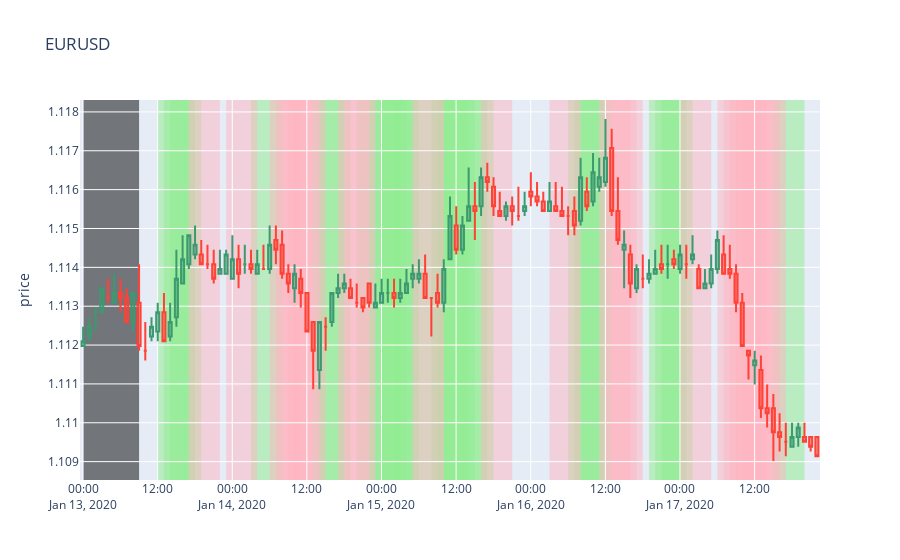

The cell this chart's notebook holds for it:
### Code cell
# visualise the results
#  overlay candlesticks with slope predictions

# candlesticks
fig = go.Figure(data=[go.Candlestick(
    x=df.loc[start_date : end_date].index.strftime("%Y-%m-%d %H:%m"),    
    open=df['open'].loc[start_date : end_date], 
    high=df['high'].loc[start_date : end_date], 
    low=df['low'].loc[start_date : end_date], 
    close=df['close'].loc[start_date : end_date],
)])

# find the rows ion df that correspond to positive or negative slopes
positive_indices = np.where(df['prediction'] == 'positive')
negative_indices = np.where(df['prediction'] == 'negative')
noprediction_indices = np.where(df['prediction'].iloc[:window_size])

# add vertical rectangles for positive slopes
for i in positive_indices[0]:
    fig.add_vrect(
        x0=df.iloc[i,0].strftime("%Y-%m-%d %H:%m"), x1=df.iloc[i-5,0].strftime("%Y-%m-%d %H:%m"),
        fillcolor="Lightgreen", opacity=0.5,
        layer="below", line_width=0,
    )

# add vertical rectangles for negative slopes
for i in negative_indices[0]:
    fig.add_vrect(
        x0=df.iloc[i,0].strftime("%Y-%m-%d %H:%m"), x1=df.iloc[i-5,0].strftime("%Y-%m-%d %H:%m"),
        fillcolor="Lightpink", opacity=0.5,
        layer="below", line_width=0,
    )
    
# add vertical rectangles for no prediction data points
for i in noprediction_indices[0]:
    fig.add_vrect(
        x0=df.iloc[i,0].strftime("%Y-%m-%d %H:%m"), x1=df.iloc[i-9,0].strftime("%Y-%m-%d %H:%m"),
        fillcolor="black", opacity=0.5,
        layer="below", line_width=0,
    )

# annotate and configure the plot
fig.update_layout(
    title='EURUSD',
    yaxis_title='price',
    xaxis_rangeslider_visible=False,
    autosize=True,
)

fig.show()

### Figure 1 — Plotly figure (JSON) as saved in the notebook; plotly's stock layout.template omitted (floating-point values rounded to 4 significant figures)
{"data": [{"close": [1.112, 1.112, 1.113, 1.113, 1.113, 1.113, 1.113, 1.113, 1.113, 1.112, 1.112, 1.112, 1.113, 1.112, 1.113, 1.114, 1.114, 1.115, 1.115, 1.114, 1.114, 1.114, 1.114, 1.114, 1.114, 1.114, 1.114, 1.114, 1.114, 1.114, 1.115, 1.114, 1.114, 1.114, 1.114, 1.113, 1.112, 1.112, 1.113, 1.112, 1.113, 1.113, 1.114, 1.113, 1.113, 1.113, 1.113, 1.113, 1.113, 1.113, 1.113, 1.113, 1.114, 1.114, 1.114, 1.113, 1.113, 1.113, 1.114, 1.115, 1.114, 1.115, 1.116, 1.115, 1.116, 1.116, 1.116, 1.115, 1.116, 1.115, 1.115, 1.116, 1.116, 1.116, 1.115, 1.116, 1.115, 1.115, 1.115, 1.115, 1.116, 1.116, 1.116, 1.116, 1.117, 1.115, 1.115, 1.115, 1.114, 1.114, 1.114, 1.114, 1.114, 1.114, 1.114, 1.114, 1.114, 1.114, 1.114, 1.113, 1.114, 1.114, 1.115, 1.114, 1.114, 1.113, 1.112, 1.112, 1.112, 1.11, 1.11, 1.11, 1.11, 1.11, 1.11, 1.11, 1.11, 1.109, 1.109], "high": [1.112, 1.113, 1.113, 1.113, 1.114, 1.114, 1.114, 1.113, 1.113, 1.114, 1.113, 1.113, 1.113, 1.113, 1.113, 1.114, 1.115, 1.115, 1.115, 1.115, 1.115, 1.114, 1.114, 1.114, 1.115, 1.115, 1.115, 1.114, 1.114, 1.115, 1.115, 1.115, 1.115, 1.114, 1.114, 1.114, 1.113, 1.113, 1.113, 1.113, 1.113, 1.114, 1.114, 1.114, 1.114, 1.113, 1.114, 1.114, 1.114, 1.114, 1.114, 1.114, 1.114, 1.114, 1.114, 1.114, 1.113, 1.114, 1.114, 1.116, 1.116, 1.115, 1.117, 1.116, 1.117, 1.117, 1.116, 1.116, 1.116, 1.116, 1.116, 1.116, 1.116, 1.116, 1.116, 1.116, 1.116, 1.116, 1.116, 1.116, 1.117, 1.116, 1.117, 1.117, 1.118, 1.118, 1.116, 1.115, 1.115, 1.114, 1.114, 1.114, 1.114, 1.115, 1.115, 1.114, 1.115, 1.115, 1.115, 1.114, 1.114, 1.114, 1.115, 1.115, 1.115, 1.114, 1.113, 1.112, 1.112, 1.112, 1.111, 1.111, 1.11, 1.11, 1.11, 1.11, 1.11, 1.11, 1.11], "low": [1.112, 1.112, 1.112, 1.113, 1.113, 1.113, 1.113, 1.113, 1.112, 1.112, 1.112, 1.112, 1.112, 1.112, 1.112, 1.112, 1.114, 1.114, 1.114, 1.114, 1.114, 1.114, 1.114, 1.114, 1.114, 1.113, 1.114, 1.114, 1.114, 1.114, 1.114, 1.114, 1.114, 1.113, 1.113, 1.113, 1.112, 1.111, 1.111, 1.112, 1.112, 1.113, 1.113, 1.113, 1.113, 1.113, 1.113, 1.113, 1.113, 1.113, 1.113, 1.113, 1.113, 1.113, 1.114, 1.113, 1.112, 1.113, 1.113, 1.114, 1.114, 1.114, 1.115, 1.115, 1.115, 1.116, 1.115, 1.115, 1.115, 1.115, 1.115, 1.115, 1.116, 1.116, 1.115, 1.115, 1.115, 1.115, 1.115, 1.115, 1.115, 1.115, 1.116, 1.116, 1.116, 1.115, 1.115, 1.113, 1.113, 1.113, 1.113, 1.114, 1.114, 1.114, 1.114, 1.114, 1.114, 1.114, 1.114, 1.113, 1.113, 1.113, 1.114, 1.114, 1.114, 1.113, 1.112, 1.111, 1.111, 1.11, 1.11, 1.109, 1.109, 1.109, 1.109, 1.109, 1.11, 1.109, 1.109], "open": [1.112, 1.112, 1.113, 1.113, 1.113, 1.113, 1.113, 1.113, 1.113, 1.113, 1.112, 1.112, 1.112, 1.113, 1.112, 1.113, 1.114, 1.114, 1.114, 1.114, 1.114, 1.114, 1.114, 1.114, 1.114, 1.114, 1.114, 1.114, 1.114, 1.114, 1.114, 1.115, 1.115, 1.114, 1.113, 1.114, 1.113, 1.113, 1.111, 1.112, 1.113, 1.113, 1.113, 1.113, 1.113, 1.113, 1.114, 1.113, 1.113, 1.113, 1.113, 1.113, 1.113, 1.114, 1.114, 1.114, 1.113, 1.113, 1.113, 1.114, 1.115, 1.114, 1.115, 1.116, 1.116, 1.116, 1.116, 1.115, 1.115, 1.116, 1.115, 1.115, 1.116, 1.116, 1.116, 1.115, 1.116, 1.115, 1.115, 1.115, 1.115, 1.116, 1.116, 1.116, 1.116, 1.117, 1.115, 1.114, 1.114, 1.113, 1.114, 1.114, 1.114, 1.114, 1.114, 1.114, 1.114, 1.114, 1.114, 1.114, 1.113, 1.114, 1.114, 1.114, 1.114, 1.114, 1.113, 1.112, 1.111, 1.111, 1.11, 1.11, 1.11, 1.11, 1.109, 1.11, 1.11, 1.11, 1.11], "type": "candlestick", "x": ["2020-01-13 00:01", "2020-01-13 01:01", "2020-01-13 02:01", "2020-01-13 03:01", "2020-01-13 04:01", "2020-01-13 05:01", "2020-01-13 06:01", "2020-01-13 07:01", "2020-01-13 08:01", "2020-01-13 09:01", "2020-01-13 10:01", "2020-01-13 11:01", "2020-01-13 12:01", "2020-01-13 13:01", "2020-01-13 14:01", "2020-01-13 15:01", "2020-01-13 16:01", "2020-01-13 17:01", "2020-01-13 18:01", "2020-01-13 19:01", "2020-01-13 20:01", "2020-01-13 21:01", "2020-01-13 22:01", "2020-01-13 23:01", "2020-01-14 00:01", "2020-01-14 01:01", "2020-01-14 02:01", "2020-01-14 03:01", "2020-01-14 04:01", "2020-01-14 05:01", "2020-01-14 06:01", "2020-01-14 07:01", "2020-01-14 08:01", "2020-01-14 09:01", "2020-01-14 10:01", "2020-01-14 11:01", "2020-01-14 12:01", "2020-01-14 13:01", "2020-01-14 14:01", "2020-01-14 15:01", "2020-01-14 16:01", "2020-01-14 17:01", "2020-01-14 18:01", "2020-01-14 19:01", "2020-01-14 20:01", "2020-01-14 21:01", "2020-01-14 22:01", "2020-01-14 23:01", "2020-01-15 00:01", "2020-01-15 01:01", "2020-01-15 02:01", "2020-01-15 03:01", "2020-01-15 04:01", "2020-01-15 05:01", "2020-01-15 06:01", "2020-01-15 07:01", "2020-01-15 08:01", "2020-01-15 09:01", "2020-01-15 10:01", "2020-01-15 11:01", "2020-01-15 12:01", "2020-01-15 13:01", "2020-01-15 14:01", "2020-01-15 15:01", "2020-01-15 16:01", "2020-01-15 17:01", "2020-01-15 18:01", "2020-01-15 19:01", "2020-01-15 20:01", "2020-01-15 21:01", "2020-01-15 22:01", "2020-01-15 23:01", "2020-01-16 00:01", "2020-01-16 01:01", "2020-01-16 02:01", "2020-01-16 03:01", "2020-01-16 04:01", "2020-01-16 05:01", "2020-01-16 06:01", "2020-01-16 07:01", "2020-01-16 08:01", "2020-01-16 09:01", "2020-01-16 10:01", "2020-01-16 11:01", "2020-01-16 12:01", "2020-01-16 13:01", "2020-01-16 14:01", "2020-01-16 15:01", "2020-01-16 16:01", "2020-01-16 17:01", "2020-01-16 18:01", "2020-01-16 19:01", "2020-01-16 20:01", "2020-01-16 21:01", "2020-01-16 22:01", "2020-01-16 23:01", "2020-01-17 00:01", "2020-01-17 01:01", "2020-01-17 02:01", "2020-01-17 03:01", "2020-01-17 04:01", "2020-01-17 05:01", "2020-01-17 06:01", "2020-01-17 07:01", "2020-01-17 08:01", "2020-01-17 09:01", "2020-01-17 10:01", "2020-01-17 11:01", "2020-01-17 12:01", "2020-01-17 13:01", "2020-01-17 14:01", "2020-01-17 15:01", "2020-01-17 16:01", "2020-01-17 17:01", "2020-01-17 18:01", "2020-01-17 19:01", "2020-01-17 20:01", "2020-01-17 21:01", "2020-01-17 22:01"]}], "layout": {"autosize": true, "shapes": [{"fillcolor": "Lightgreen", "layer": "below", "line": {"width": 0}, "opacity": 0.5, "type": "rect", "x0": "2020-01-13 17:01", "x1": "2020-01-13 12:01", "xref": "x", "y0": 0, "y1": 1, "yref": "y domain"}, {"fillcolor": "Lightgreen", "layer": "below", "line": {"width": 0}, "opacity": 0.5, "type": "rect", "x0": "2020-01-13 18:01", "x1": "2020-01-13 13:01", "xref": "x", "y0": 0, "y1": 1, "yref": "y domain"}, {"fillcolor": "Lightgreen", "layer": "below", "line": {"width": 0}, "opacity": 0.5, "type": "rect", "x0": "2020-01-13 19:01", "x1": "2020-01-13 14:01", "xref": "x", "y0": 0, "y1": 1, "yref": "y domain"}, {"fillcolor": "Lightgreen", "layer": "below", "line": {"width": 0}, "opacity": 0.5, "type": "rect", "x0": "2020-01-14 08:01", "x1": "2020-01-14 03:01", "xref": "x", "y0": 0, "y1": 1, "yref": "y domain"}, {"fillcolor": "Lightgreen", "layer": "below", "line": {"width": 0}, "opacity": 0.5, "type": "rect", "x0": "2020-01-14 18:01", "x1": "2020-01-14 13:01", "xref": "x", "y0": 0, "y1": 1, "yref": "y domain"}, {"fillcolor": "Lightgreen", "layer": "below", "line": {"width": 0}, "opacity": 0.5, "type": "rect", "x0": "2020-01-14 19:01", "x1": "2020-01-14 14:01", "xref": "x", "y0": 0, "y1": 1, "yref": "y domain"}, {"fillcolor": "Lightgreen", "layer": "below", "line": {"width": 0}, "opacity": 0.5, "type": "rect", "x0": "2020-01-15 01:01", "x1": "2020-01-14 20:01", "xref": "x", "y0": 0, "y1": 1, "yref": "y domain"}, {"fillcolor": "Lightgreen", "layer": "below", "line": {"width": 0}, "opacity": 0.5, "type": "rect", "x0": "2020-01-15 03:01", "x1": "2020-01-14 22:01", "xref": "x", "y0": 0, "y1": 1, "yref": "y domain"}, {"fillcolor": "Lightgreen", "layer": "below", "line": {"width": 0}, "opacity": 0.5, "type": "rect", "x0": "2020-01-15 04:01", "x1": "2020-01-14 23:01", "xref": "x", "y0": 0, "y1": 1, "yref": "y domain"}, {"fillcolor": "Lightgreen", "layer": "below", "line": {"width": 0}, "opacity": 0.5, "type": "rect", "x0": "2020-01-15 05:01", "x1": "2020-01-15 00:01", "xref": "x", "y0": 0, "y1": 1, "yref": "y domain"}, {"fillcolor": "Lightgreen", "layer": "below", "line": {"width": 0}, "opacity": 0.5, "type": "rect", "x0": "2020-01-15 06:01", "x1": "2020-01-15 01:01", "xref": "x", "y0": 0, "y1": 1, "yref": "y domain"}, {"fillcolor": "Lightgreen", "layer": "below", "line": {"width": 0}, "opacity": 0.5, "type": "rect", "x0": "2020-01-15 07:01", "x1": "2020-01-15 02:01", "xref": "x", "y0": 0, "y1": 1, "yref": "y domain"}, {"fillcolor": "Lightgreen", "layer": "below", "line": {"width": 0}, "opacity": 0.5, "type": "rect", "x0": "2020-01-15 12:01", "x1": "2020-01-15 07:01", "xref": "x", "y0": 0, "y1": 1, "yref": "y domain"}, {"fillcolor": "Lightgreen", "layer": "below", "line": {"width": 0}, "opacity": 0.5, "type": "rect", "x0": "2020-01-15 13:01", "x1": "2020-01-15 08:01", "xref": "x", "y0": 0, "y1": 1, "yref": "y domain"}, {"fillcolor": "Lightgreen", "layer": "below", "line": {"width": 0}, "opacity": 0.5, "type": "rect", "x0": "2020-01-15 14:01", "x1": "2020-01-15 09:01", "xref": "x", "y0": 0, "y1": 1, "yref": "y domain"}, {"fillcolor": "Lightgreen", "layer": "below", "line": {"width": 0}, "opacity": 0.5, "type": "rect", "x0": "2020-01-15 15:01", "x1": "2020-01-15 10:01", "xref": "x", "y0": 0, "y1": 1, "yref": "y domain"}, {"fillcolor": "Lightgreen", "layer": "below", "line": {"width": 0}, "opacity": 0.5, "type": "rect", "x0": "2020-01-15 17:01", "x1": "2020-01-15 12:01", "xref": "x", "y0": 0, "y1": 1, "yref": "y domain"}, {"fillcolor": "Lightgreen", "layer": "below", "line": {"width": 0}, "opacity": 0.5, "type": "rect", "x0": "2020-01-15 18:01", "x1": "2020-01-15 13:01", "xref": "x", "y0": 0, "y1": 1, "yref": "y domain"}, {"fillcolor": "Lightgreen", "layer": "below", "line": {"width": 0}, "opacity": 0.5, "type": "rect", "x0": "2020-01-16 11:01", "x1": "2020-01-16 06:01", "xref": "x", "y0": 0, "y1": 1, "yref": "y domain"}, {"fillcolor": "Lightgreen", "layer": "below", "line": {"width": 0}, "opacity": 0.5, "type": "rect", "x0": "2020-01-16 12:01", "x1": "2020-01-16 07:01", "xref": "x", "y0": 0, "y1": 1, "yref": "y domain"}, {"fillcolor": "Lightgreen", "layer": "below", "line": {"width": 0}, "opacity": 0.5, "type": "rect", "x0": "2020-01-16 13:01", "x1": "2020-01-16 08:01", "xref": "x", "y0": 0, "y1": 1, "yref": "y domain"}, {"fillcolor": "Lightgreen", "layer": "below", "line": {"width": 0}, "opacity": 0.5, "type": "rect", "x0": "2020-01-17 00:01", "x1": "2020-01-16 19:01", "xref": "x", "y0": 0, "y1": 1, "yref": "y domain"}, {"fillcolor": "Lightgreen", "layer": "below", "line": {"width": 0}, "opacity": 0.5, "type": "rect", "x0": "2020-01-17 01:01", "x1": "2020-01-16 20:01", "xref": "x", "y0": 0, "y1": 1, "yref": "y domain"}, {"fillcolor": "Lightgreen", "layer": "below", "line": {"width": 0}, "opacity": 0.5, "type": "rect", "x0": "2020-01-17 02:01", "x1": "2020-01-16 21:01", "xref": "x", "y0": 0, "y1": 1, "yref": "y domain"}, {"fillcolor": "Lightgreen", "layer": "below", "line": {"width": 0}, "opacity": 0.5, "type": "rect", "x0": "2020-01-17 20:01", "x1": "2020-01-17 15:01", "xref": "x", "y0": 0, "y1": 1, "yref": "y domain"}, {"fillcolor": "Lightpink", "layer": "below", "line": {"width": 0}, "opacity": 0.5, "type": "rect", "x0": "2020-01-13 22:01", "x1": "2020-01-13 17:01", "xref": "x", "y0": 0, "y1": 1, "yref": "y domain"}, {"fillcolor": "Lightpink", "layer": "below", "line": {"width": 0}, "opacity": 0.5, "type": "rect", "x0": "2020-01-14 04:01", "x1": "2020-01-13 23:01", "xref": "x", "y0": 0, "y1": 1, "yref": "y domain"}, {"fillcolor": "Lightpink", "layer": "below", "line": {"width": 0}, "opacity": 0.5, "type": "rect", "x0": "2020-01-14 11:01", "x1": "2020-01-14 06:01", "xref": "x", "y0": 0, "y1": 1, "yref": "y domain"}, {"fillcolor": "Lightpink", "layer": "below", "line": {"width": 0}, "opacity": 0.5, "type": "rect", "x0": "2020-01-14 12:01", "x1": "2020-01-14 07:01", "xref": "x", "y0": 0, "y1": 1, "yref": "y domain"}, {"fillcolor": "Lightpink", "layer": "below", "line": {"width": 0}, "opacity": 0.5, "type": "rect", "x0": "2020-01-14 13:01", "x1": "2020-01-14 08:01", "xref": "x", "y0": 0, "y1": 1, "yref": "y domain"}, {"fillcolor": "Lightpink", "layer": "below", "line": {"width": 0}, "opacity": 0.5, "type": "rect", "x0": "2020-01-14 14:01", "x1": "2020-01-14 09:01", "xref": "x", "y0": 0, "y1": 1, "yref": "y domain"}, {"fillcolor": "Lightpink", "layer": "below", "line": {"width": 0}, "opacity": 0.5, "type": "rect", "x0": "2020-01-14 15:01", "x1": "2020-01-14 10:01", "xref": "x", "y0": 0, "y1": 1, "yref": "y domain"}, {"fillcolor": "Lightpink", "layer": "below", "line": {"width": 0}, "opacity": 0.5, "type": "rect", "x0": "2020-01-14 22:01", "x1": "2020-01-14 17:01", "xref": "x", "y0": 0, "y1": 1, "yref": "y domain"}, {"fillcolor": "Lightpink", "layer": "below", "line": {"width": 0}, "opacity": 0.5, "type": "rect", "x0": "2020-01-14 23:01", "x1": "2020-01-14 18:01", "xref": "x", "y0": 0, "y1": 1, "yref": "y domain"}, {"fillcolor": "Lightpink", "layer": "below", "line": {"width": 0}, "opacity": 0.5, "type": "rect", "x0": "2020-01-15 10:01", "x1": "2020-01-15 05:01", "xref": "x", "y0": 0, "y1": 1, "yref": "y domain"}, {"fillcolor": "Lightpink", "layer": "below", "line": {"width": 0}, "opacity": 0.5, "type": "rect", "x0": "2020-01-15 21:01", "x1": "2020-01-15 16:01", "xref": "x", "y0": 0, "y1": 1, "yref": "y domain"}, {"fillcolor": "Lightpink", "layer": "below", "line": {"width": 0}, "opacity": 0.5, "type": "rect", "x0": "2020-01-16 08:01", "x1": "2020-01-16 03:01", "xref": "x", "y0": 0, "y1": 1, "yref": "y domain"}, {"fillcolor": "Lightpink", "layer": "below", "line": {"width": 0}, "opacity": 0.5, "type": "rect", "x0": "2020-01-16 16:01", "x1": "2020-01-16 11:01", "xref": "x", "y0": 0, "y1": 1, "yref": "y domain"}, {"fillcolor": "Lightpink", "layer": "below", "line": {"width": 0}, "opacity": 0.5, "type": "rect", "x0": "2020-01-16 17:01", "x1": "2020-01-16 12:01", "xref": "x", "y0": 0, "y1": 1, "yref": "y domain"}, {"fillcolor": "Lightpink", "layer": "below", "line": {"width": 0}, "opacity": 0.5, "type": "rect", "x0": "2020-01-16 18:01", "x1": "2020-01-16 13:01", "xref": "x", "y0": 0, "y1": 1, "yref": "y domain"}, {"fillcolor": "Lightpink", "layer": "below", "line": {"width": 0}, "opacity": 0.5, "type": "rect", "x0": "2020-01-17 05:01", "x1": "2020-01-17 00:01", "xref": "x", "y0": 0, "y1": 1, "yref": "y domain"}, {"fillcolor": "Lightpink", "layer": "below", "line": {"width": 0}, "opacity": 0.5, "type": "rect", "x0": "2020-01-17 11:01", "x1": "2020-01-17 06:01", "xref": "x", "y0": 0, "y1": 1, "yref": "y domain"}, {"fillcolor": "Lightpink", "layer": "below", "line": {"width": 0}, "opacity": 0.5, "type": "rect", "x0": "2020-01-17 12:01", "x1": "2020-01-17 07:01", "xref": "x", "y0": 0, "y1": 1, "yref": "y domain"}, {"fillcolor": "Lightpink", "layer": "below", "line": {"width": 0}, "opacity": 0.5, "type": "rect", "x0": "2020-01-17 13:01", "x1": "2020-01-17 08:01", "xref": "x", "y0": 0, "y1": 1, "yref": "y domain"}, {"fillcolor": "Lightpink", "layer": "below", "line": {"width": 0}, "opacity": 0.5, "type": "rect", "x0": "2020-01-17 14:01", "x1": "2020-01-17 09:01", "xref": "x", "y0": 0, "y1": 1, "yref": "y domain"}, {"fillcolor": "Lightpink", "layer": "below", "line": {"width": 0}, "opacity": 0.5, "type": "rect", "x0": "2020-01-17 15:01", "x1": "2020-01-17 10:01", "xref": "x", "y0": 0, "y1": 1, "yref": "y domain"}, {"fillcolor": "Lightpink", "layer": "below", "line": {"width": 0}, "opacity": 0.5, "type": "rect", "x0": "2020-01-17 16:01", "x1": "2020-01-17 11:01", "xref": "x", "y0": 0, "y1": 1, "yref": "y domain"}, {"fillcolor": "Lightpink", "layer": "below", "line": {"width": 0}, "opacity": 0.5, "type": "rect", "x0": "2020-01-17 17:01", "x1": "2020-01-17 12:01", "xref": "x", "y0": 0, "y1": 1, "yref": "y domain"}, {"fillcolor": "black", "layer": "below", "line": {"width": 0}, "opacity": 0.5, "type": "rect", "x0": "2020-01-13 09:01", "x1": "2020-01-13 00:01", "xref": "x", "y0": 0, "y1": 1, "yref": "y domain"}], "title": {"text": "EURUSD"}, "xaxis": {"rangeslider": {"visible": false}}, "yaxis": {"title": {"text": "price"}}}}
